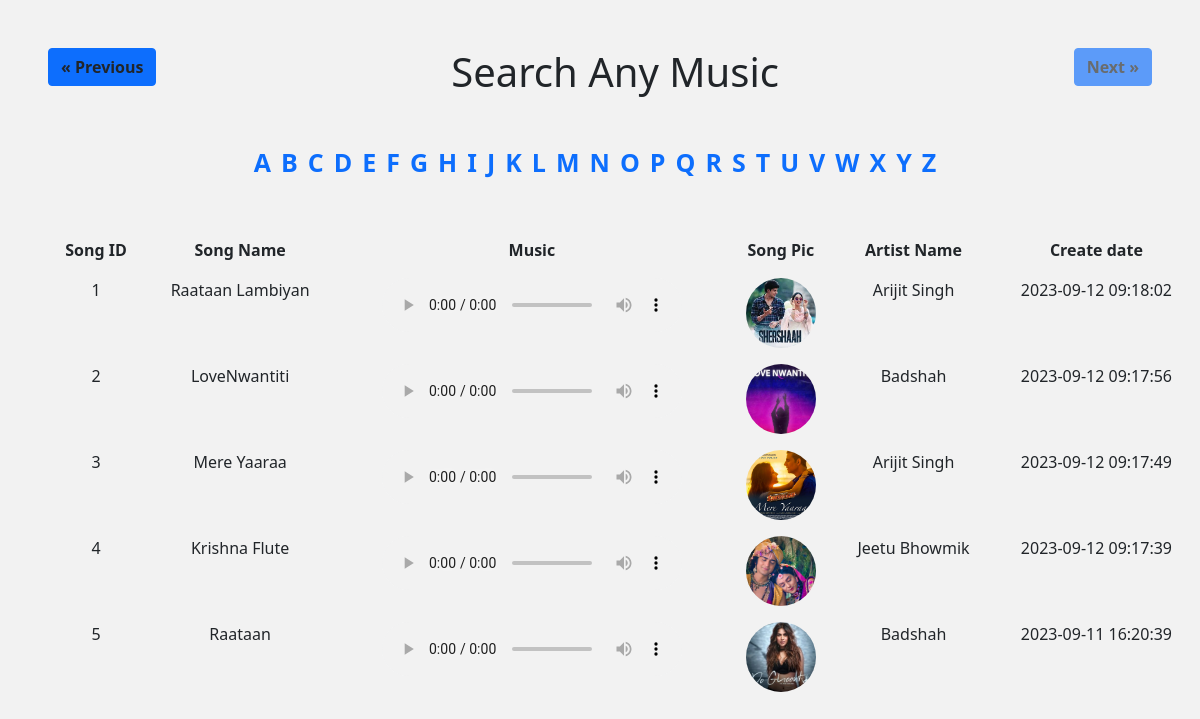
Page /search_song.php on the committed database.
### tables this page shows
CREATE TABLE `song` (
  `sid` int(11) NOT NULL,
  `snm` varchar(50) NOT NULL,
  `type` varchar(50) NOT NULL,
  `lang` varchar(50) NOT NULL,
  `aid` int(11) NOT NULL,
  `file` varchar(50) NOT NULL,
  `create_date` timestamp NULL DEFAULT current_timestamp() ON UPDATE current_timestamp(),
  `song_pic` varchar(100) NOT NULL
);

CREATE TABLE `artist` (
  `aid` int(11) NOT NULL,
  `anm` varchar(30) NOT NULL,
  `gender` varchar(10) NOT NULL,
  `type` varchar(30) NOT NULL,
  `pic` varchar(30) NOT NULL
);

### search_song.php (the view, shortened to what this page needs)
<?php include('head_tag.php');   include('conn.php');?>
<!DOCTYPE html>
<html lang="en">
<head>
</head>
<body>
<button type="button" class="btn btn-primary float-left mx-5 ">
                <a href="view_all_song.php" class="previous text-dark text-decoration-none font-weight-bold">&laquo; Previous</a>
            </button>
            <button type="button" class="btn btn-primary float-right mx-5 disabled">
                <a href="../playlist_view.php" class="next text-dark text-decoration-none font-weight-bold">Next &raquo;</a>
            </button>
<h1 class="m-5 text-center"> Search Any Music</h1>
<?php
    echo "<div class='text-center'>";
    for($i=65;$i<=90;$i++){
        echo "<a class='text-decoration-none  fw-bold circle rounded-circle' href='search_song.php?ch=$i'>".chr($i)."</a>";
    }
    echo "</div>";
    if(isset($_GET['ch'])){
        $ch =$_GET['ch'];
        $q ="Select s.*,a.anm from artist as a,song as s where s.aid=a.aid and snm LIKE '%" . chr($ch) ."%'";
   }else
        $q = "Select s.*,a.anm from artist as a,song as s where s.aid=a.aid";
        $result = mysqli_query($conn, $q);
        if(mysqli_num_rows($result)>0){
            $output = '<div class="ml-5 text-center"><table class="table table-borderless  w-100   mt-5 ">
            <th>Song ID</th>
            <th>Song Name</th>
            <th>Music</th>
            <th>Song Pic</th>
            <th>Artist Name</th>
            <th>Create date</th>
            ';
            while($r=mysqli_fetch_row($result)){
                $output .= " <tr class='font-weight-normal'>
                <td>$r[0]</td>
                <td>$r[1]</td>
                <td>
                    <audio controls>
                        <source src='./$r[5]' type='audio/mp3'>
                    </audio>
                </td>
                <td><img src='./pic/$r[7]' width=70 height=70 class='rounded-circle'></td>
                <td>$r[8]</td>
                 <td>$r[6]</td>
            </tr>";
            }$output .= "</table></div>";
            echo $output;
        }
        else{
            echo "<div align=center class='blink mt-5' behavior='alternate'><h2 style='color:red'>NO DATA FOUND</h2></div>";
       }
?>
</body>
</html>

### head_tag.php (shortened to what this page needs)
<!doctype html>
<html lang="en">
  <head>
    <link rel="stylesheet" href="https://stackpath.bootstrapcdn.com/bootstrap/4.3.1/css/bootstrap.min.css">
  </head>
  <body>
    <link rel="stylesheet" href="https://cdn.jsdelivr.net/npm/bootstrap@4.6.2/dist/css/bootstrap.min.css">
    <link href="https://cdn.jsdelivr.net/npm/bootstrap@5.0.2/dist/css/bootstrap.min.css" rel="stylesheet">
    <link href='https://unpkg.com/boxicons@2.1.4/css/boxicons.min.css' rel='stylesheet'>
  </body>
</html>

### search_song.php (style rules this page uses)
body { background-color:#f2f2f2; }
.circle { letter-spacing:10px; font-size:25px; }

### rows in the picture
song: sid "1", snm "Raataan Lambiyan", song_pic (picture), aid.anm "Arijit Singh", create_date "2023-09-12 09:18:02"
song: sid "2", snm "LoveNwantiti", song_pic (picture), aid.anm "Badshah", create_date "2023-09-12 09:17:56"
song: sid "3", snm "Mere Yaaraa", song_pic (picture), aid.anm "Arijit Singh", create_date "2023-09-12 09:17:49"
song: sid "4", snm "Krishna Flute", song_pic (picture), aid.anm "Jeetu Bhowmik", create_date "2023-09-12 09:17:39"
song: sid "5", snm "Raataan", song_pic (picture), aid.anm "Badshah", create_date "2023-09-11 16:20:39"

### other values in the picture
chr($i) "A"
chr($i) "B"
chr($i) "C"
chr($i) "D"
chr($i) "E"
chr($i) "F"
chr($i) "G"
chr($i) "H"
chr($i) "I"
chr($i) "J"
chr($i) "K"
chr($i) "L"
chr($i) "M"
chr($i) "N"
chr($i) "O"
